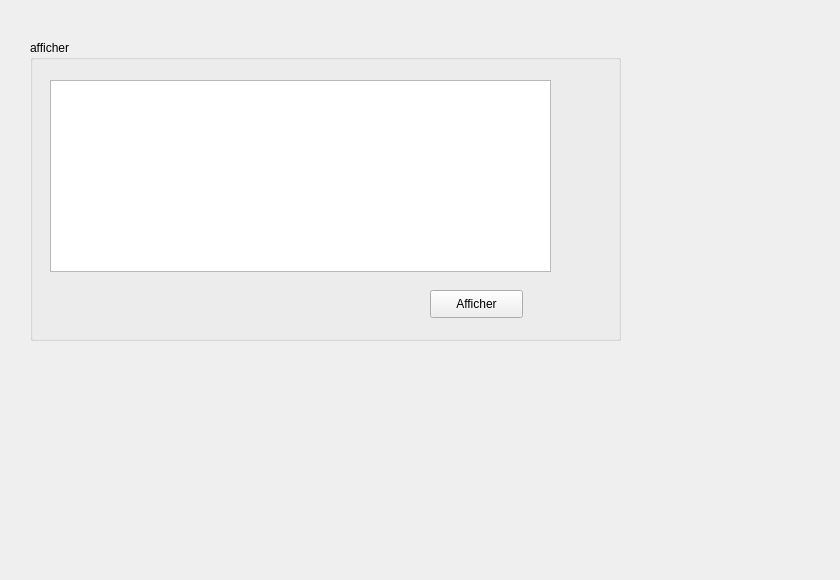
      <widget class="QWidget" name="tab">
       <attribute name="title">
        <string>DISPLAY</string>
       </attribute>
       <widget class="QGroupBox" name="groupBox_4">
        <property name="geometry">
         <rect>
          <x>30</x>
          <y>40</y>
          <width>591</width>
          <height>301</height>
         </rect>
        </property>
        <property name="title">
         <string>afficher</string>
        </property>
        <widget class="QPushButton" name="afficherperso">
         <property name="geometry">
          <rect>
           <x>400</x>
           <y>250</y>
           <width>93</width>
           <height>28</height>
          </rect>
         </property>
         <property name="text">
          <string>Afficher</string>
         </property>
        </widget>
        <widget class="QTableView" name="tableViewperso">
         <property name="geometry">
          <rect>
           <x>20</x>
           <y>40</y>
           <width>501</width>
           <height>192</height>
          </rect>
         </property>
         <property name="styleSheet">
          <string notr="true"/>
         </property>
        </widget>
        <widget class="QLabel" name="label_10">
         <property name="enabled">
          <bool>true</bool>
         </property>
         <property name="geometry">
          <rect>
           <x>-120</x>
           <y>-130</y>
           <width>1371</width>
           <height>611</height>
          </rect>
         </property>
         <property name="autoFillBackground">
          <bool>false</bool>
         </property>
         <property name="text">
          <string/>
         </property>
         <property name="pixmap">
          <pixmap>../../../Desktop/272913746_990774311522570_960516843833593149_n.jpg</pixmap>
         </property>
        </widget>
        <zorder>label_10</zorder>
        <zorder>afficherperso</zorder>
        <zorder>tableViewperso</zorder>
       </widget>
       <widget class="QLabel" name="label_16">
        <property name="geometry">
         <rect>
          <x>-70</x>
          <y>-100</y>
          <width>831</width>
          <height>571</height>
         </rect>
        </property>
        <property name="text">
         <string/>
        </property>
        <property name="pixmap">
         <pixmap>../../../Desktop/minimalism-colorful-beehive-patterns-texture-wallpaper-preview.jpg</pixmap>
        </property>
       </widget>
       <zorder>label_16</zorder>
       <zorder>groupBox_4</zorder>
      </widget>
